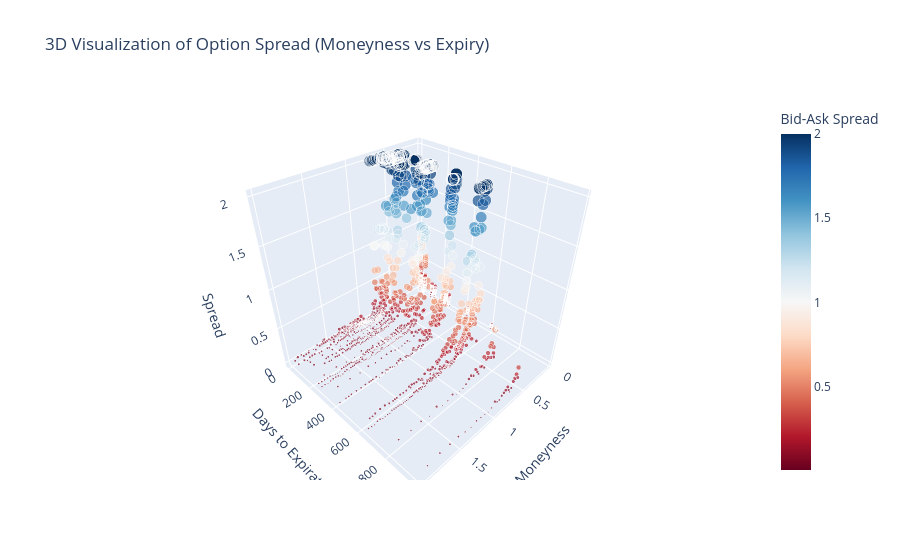

Write notebook code for a chart like this one.
### Markdown cell above
- spread is particularly large for low moneyness
- options with longer DTE tend to have lower spreads compared to short-term options, which is consistent with the financial concept that options closer to expiration are more volatile, leading to wider spreads for market makers.

### Code cell
# Generate 3D scatter plot for the filtered data
fig_3d = px.scatter_3d(
    df_call,
    x='moneyness',
    y='Days to Expiration',
    z='spread',
    color='spread',
    size='spread',
    color_continuous_scale='RdBu',
    title='3D Visualization of Option Spread (Moneyness vs Expiry)',
    labels={
        'moneyness': 'Moneyness (S/K)',
        'Days to Expiration': 'Days to Expiration',
        'spread': 'Bid-Ask Spread'
    }
)

fig_3d.update_layout(scene=dict(
    xaxis_title='Moneyness',
    yaxis_title='Days to Expiration',
    zaxis_title='Spread'
))

fig_3d.show()

### Figure 1 — Plotly figure (JSON) as saved in the notebook; plotly's stock layout.template omitted (floating-point values rounded to 4 significant figures; data arrays with more than 128 entries replaced by an {"elided": "..."} marker saying what was removed)
{"data": [{"hovertemplate": "Moneyness (S/K)=%{x}<br>Days to Expiration=%{y}<br>Bid-Ask Spread=%{marker.color}<extra></extra>", "legendgroup": "", "marker": {"color": {"elided": "1856 float values"}, "coloraxis": "coloraxis", "size": {"elided": "1856 float values"}, "sizemode": "area", "sizeref": 0.005, "symbol": "circle"}, "mode": "markers", "name": "", "scene": "scene", "showlegend": false, "type": "scatter3d", "x": {"elided": "1856 float values"}, "y": {"elided": "1856 int values"}, "z": {"elided": "1856 float values"}}], "layout": {"coloraxis": {"colorbar": {"title": {"text": "Bid-Ask Spread"}}, "colorscale": [[0, "rgb(103,0,31)"], [0.1, "rgb(178,24,43)"], [0.2, "rgb(214,96,77)"], [0.3, "rgb(244,165,130)"], [0.4, "rgb(253,219,199)"], [0.5, "rgb(247,247,247)"], [0.6, "rgb(209,229,240)"], [0.7, "rgb(146,197,222)"], [0.8, "rgb(67,147,195)"], [0.9, "rgb(33,102,172)"], [1, "rgb(5,48,97)"]]}, "legend": {"itemsizing": "constant", "tracegroupgap": 0}, "scene": {"domain": {"x": [0, 1], "y": [0, 1]}, "xaxis": {"title": {"text": "Moneyness"}}, "yaxis": {"title": {"text": "Days to Expiration"}}, "zaxis": {"title": {"text": "Spread"}}}, "title": {"text": "3D Visualization of Option Spread (Moneyness vs Expiry)"}}}
